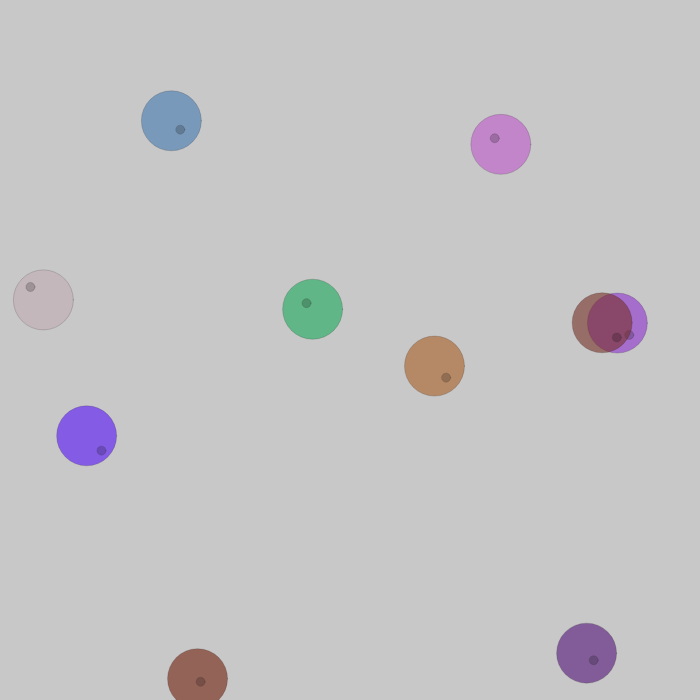
Frame 1 (no input)
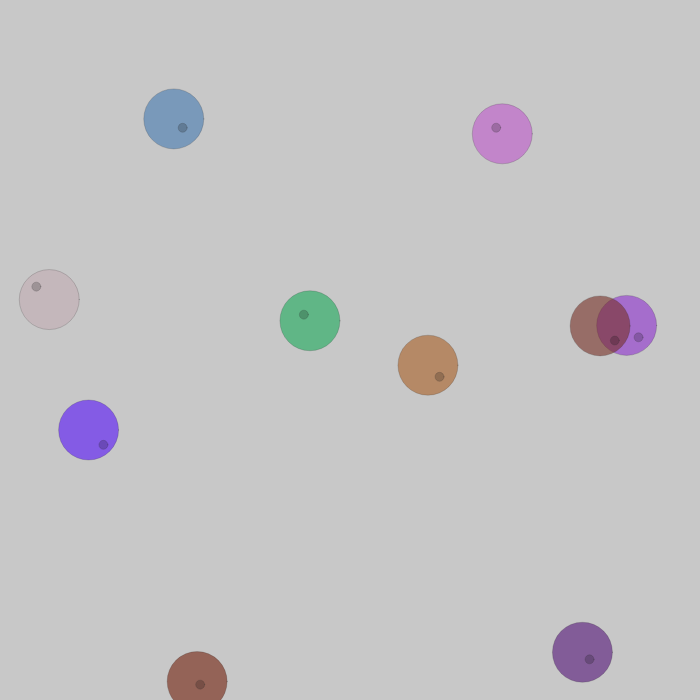
Frame 60 (no input)
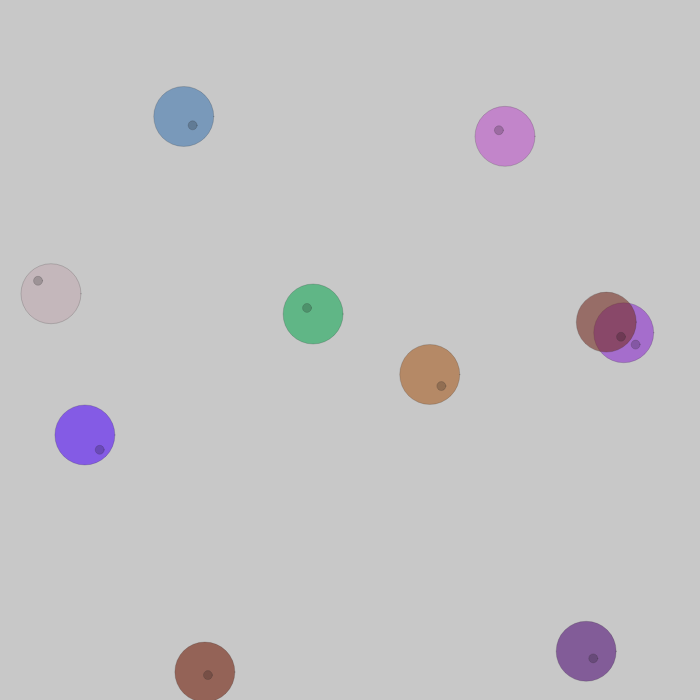
Frame 120 (the mouse pressed at the canvas centre since frame 60)

The p5.js sketch that drew these frames (run headless with seeded random() and noise() and a simulated clock; from frame 60 on, the mouse is pressed at the canvas centre):

// p5.js sketch
// ── sketch.js
let cells = [];

function setup() {
  createCanvas(700, 700);

  for (let i = 0; i < 10; i++) {
    cells.push(new Cell());
  }
}

function draw() {
  background(200);
  for (let i = 0; i < cells.length; i++) {
    cells[i].move();
    cells[i].show();
  }
}

function mousePressed() {
  // looping forward through the array created many copies with one click. The new additions also got checked and clicked on.
  // looping backwards meant that new additions didn't get clicked.
  for (let i = cells.length - 1; i >= 0; i--) {
    if (cells[i].clicked(mouseX, mouseY)) {
      cells.push(cells[i].mitosis());
      cells.push(cells[i].mitosis());
      cells.splice(i, 1);
    }
  }
}

// ── cell.js
function Cell(pos, r, c) {
  if (pos) {
    this.pos = pos.copy();
  } else {
    this.pos = createVector(random(width), random(height));
  }

  this.r = r || 30;
  this.c = c || color(random(0, 255), random(0, 255), random(0, 255), 150);

  this.offset = random(-this.r / 2, this.r / 2);

  this.clicked = function (x, y) {
    let d = dist(this.pos.x, this.pos.y, x, y);

    if (d < this.r) {
      return true;
    } else {
      return false;
    }
  };

  this.mitosis = function () {
    // a little seperation for new cells
    this.pos.x += random(-this.r, this.r);

    let cell = new Cell(this.pos, this.r * 0.8, this.c);
    return cell;
  };

  this.move = function () {
    let vel = p5.Vector.random2D();
    this.pos.add(vel);
  };

  this.show = function () {
    let nukePos = this.offset;
    fill(this.c);
    stroke(50, 50);
    ellipse(this.pos.x, this.pos.y, this.r * 2);
    // show a nucleus
    fill(0, 50);
    ellipse(this.pos.x + nukePos, this.pos.y + nukePos, this.r * 0.3);
  };
}
